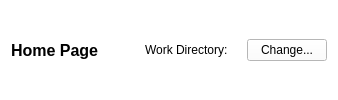
     <widget class="QWidget" name="title_widget" native="true">
      <property name="sizePolicy">
       <sizepolicy hsizetype="Preferred" vsizetype="Fixed">
        <horstretch>0</horstretch>
        <verstretch>0</verstretch>
       </sizepolicy>
      </property>
      <property name="styleSheet">
       <string notr="true">QWidget{
	background-color: rgb(255,255,255);
}</string>
      </property>
      <layout class="QHBoxLayout" name="horizontalLayout">
       <item>
        <widget class="QLabel" name="page_title_label">
         <property name="sizePolicy">
          <sizepolicy hsizetype="Maximum" vsizetype="Preferred">
           <horstretch>0</horstretch>
           <verstretch>0</verstretch>
          </sizepolicy>
         </property>
         <property name="font">
          <font>
           <family>Segoe UI</family>
           <pointsize>12</pointsize>
           <bold>true</bold>
           <underline>false</underline>
          </font>
         </property>
         <property name="text">
          <string>Home Page</string>
         </property>
        </widget>
       </item>
       <item>
        <spacer name="horizontalSpacer">
         <property name="orientation">
          <enum>Qt::Orientation::Horizontal</enum>
         </property>
         <property name="sizeType">
          <enum>QSizePolicy::Policy::MinimumExpanding</enum>
         </property>
         <property name="sizeHint" stdset="0">
          <size>
           <width>40</width>
           <height>20</height>
          </size>
         </property>
        </spacer>
       </item>
       <item>
        <widget class="QLabel" name="work_dir_label">
         <property name="sizePolicy">
          <sizepolicy hsizetype="Maximum" vsizetype="Preferred">
           <horstretch>0</horstretch>
           <verstretch>0</verstretch>
          </sizepolicy>
         </property>
         <property name="text">
          <string>Work Directory:</string>
         </property>
        </widget>
       </item>
       <item>
        <widget class="QLabel" name="path_label">
         <property name="sizePolicy">
          <sizepolicy hsizetype="Expanding" vsizetype="Preferred">
           <horstretch>0</horstretch>
           <verstretch>0</verstretch>
          </sizepolicy>
         </property>
         <property name="text">
          <string/>
         </property>
        </widget>
       </item>
       <item>
        <widget class="QPushButton" name="change_path_button">
         <property name="sizePolicy">
          <sizepolicy hsizetype="Maximum" vsizetype="Fixed">
           <horstretch>0</horstretch>
           <verstretch>0</verstretch>
          </sizepolicy>
         </property>
         <property name="text">
          <string>Change...</string>
         </property>
        </widget>
       </item>
      </layout>
     </widget>
